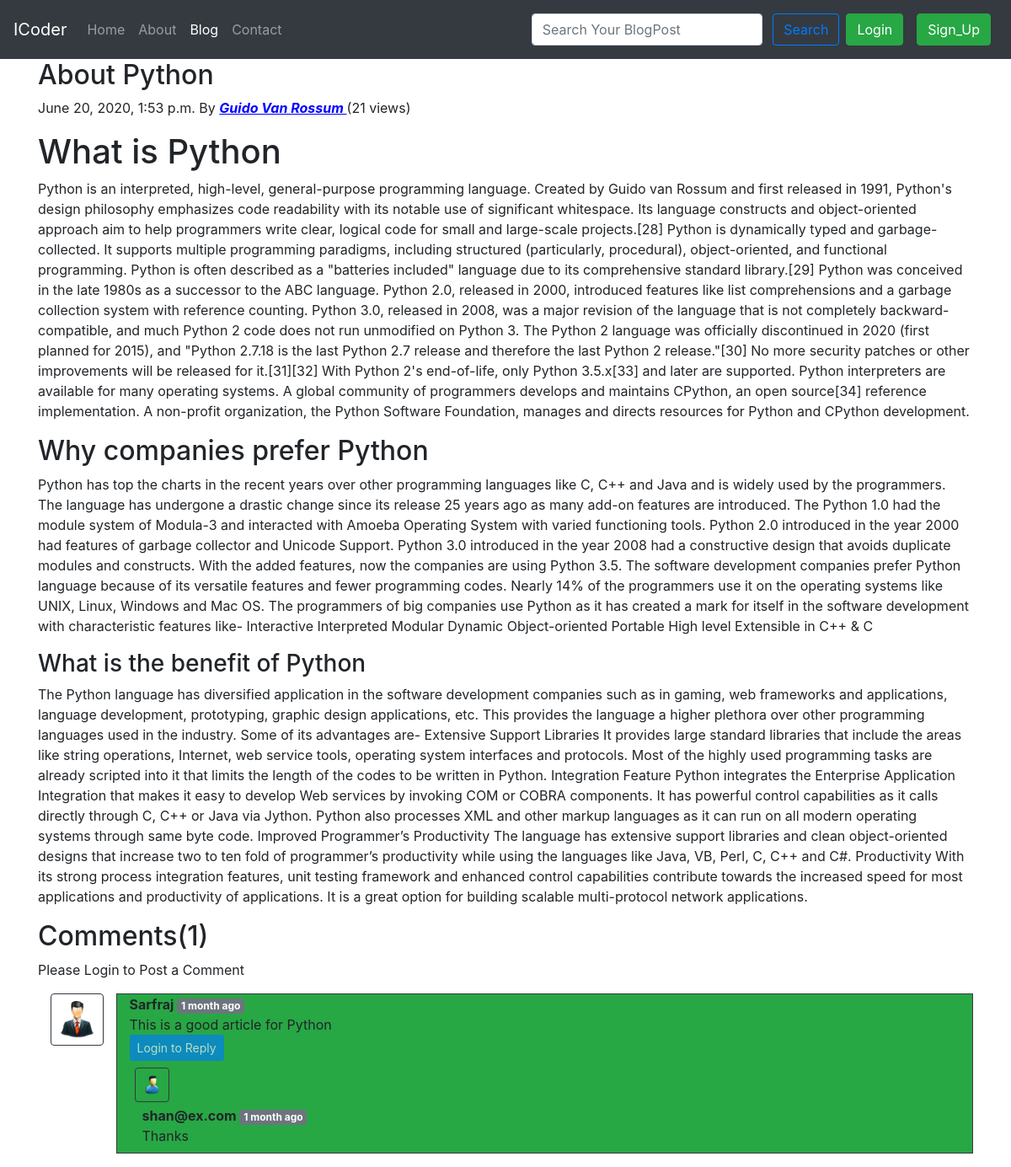
Screenshot of /blog/Second_Post with the database file from the repository.
### blog/models.py (models this page shows, shortened)
class Post(models.Model):
    sno = models.AutoField(primary_key = True)
    title = models.CharField(max_length=255)
    content = models.TextField()
    author = models.CharField(max_length=100)
    slug = models.CharField(max_length=130)
    views = models.IntegerField(default=0)
    timeStamp = models.DateTimeField(blank=True)

class BlogComment(models.Model):
    sno = models.AutoField(primary_key = True)
    comment = models.TextField()
    user = models.ForeignKey(User, on_delete=models.CASCADE) ## CASCADE will help user to point any one particular field of model
    post = models.ForeignKey(Post, on_delete=models.CASCADE)
    parent = models.ForeignKey('self', on_delete=models.CASCADE, null=True)
    timestamp = models.DateTimeField(default=now)

### blog/views.py (the view)
# urls.py: path('<str:slug>', views.blogPost, name='blogPost'),
def blogPost(request, slug):
    post = Post.objects.filter(slug = slug).first()
    post.views = post.views + 1
    post.save()
    comments = BlogComment.objects.filter(post=post, parent=None)
    replies = BlogComment.objects.filter(post=post).exclude(parent=None)
    repDict = {}
    for reply in replies:
        if reply.parent.sno not in repDict.keys():
            repDict[reply.parent.sno] = [reply]
        else:
            repDict[reply.parent.sno].append(reply)
    context = {'post':post, 'comments':comments, 'user':request.user, 'repDict':repDict}
    return render(request, 'blog/blogPost.html', context)

### blog/templatetags/extras.py (called while the page is built)
@register.filter(name='get_val')
def get_val(dict, key):
    return dict.get(key)

### templates/blog/blogPost.html (shortened to what this page needs)
{% extends 'base.html' %}
{% block blogactive%} active {% endblock blogactive %}
{% block body %}
{% load humanize %}
{% load extras %}
<div class="container">
    <div class="blog-post">
                <h2 class="blog-post-title">{{post.title}}</h2>
        <p class="blog-post-meta">{{post.timeStamp}} By <b style="color:blue;"><u><i>{{post.author}} </i></u></b></a> (<span>{{post.views}} views</span>)</p>
                <p>{{post.content|safe}}</p>
    </div>
</div>
<div class="container">
    <h2>Comments({{ comments.count }})</h2>
    <div class="my-2">
        {% if user.is_authenticated %}
            <form method= "post" action= "/blog/postComment">
            {% csrf_token %}
              <div class="form-group">
                <label for="comment">Post Your Comment :</label>
                <input type="text" class="form-control" name="comment" placeholder="Enter your comment here" required>
              </div>
            <input type="hidden" name="postSno" value="{{post.sno}}">
                <input type="hidden" name="parentSno">
            <button type="submit" class="btn btn-primary">Submit</button>
        </form>
        {% else %}
            <p>Please Login to Post a Comment</p>
        {% endif %}
    </div>
{% for comment in comments %}
    <div class="row my-3 mx-0">
        <div class="col-md-1">
            <img class="rounded mx-auto d-block w-100 p-2 border border-dark" src="/static/user.png" alt="user">
        </div>
        <div class="col-md-11 border border-dark bg-success">
            <b>{{comment.user.username}} </b>  <span class="badge badge-secondary" >{{comment.timestamp | naturaltime}}</span>
        <div>{{comment.comment}}</div>
            {% if user.is_authenticated %}
            <div class="reply mx-0">
                <p>
                  <a class="btn btn-sm btn btn-primary" data-toggle="collapse" href="#replyBox{{comment.sno}}" role="button" aria-expanded="false" aria-controls="replyBox{{comment.sno}}">
                    Reply
                  </a>
                </p>
                <div class="collapse" id="replyBox{{comment.sno}}">
                  <div class="card card-body my-2">
                    <form method= "post" action= "/blog/postComment">
                        {% csrf_token %}
                        <div class="form-group">
                            <label for="comment">Post a Reply :</label>
                            <input type="text" class="form-control" name="comment" placeholder="Enter your comment here" required>
                            <input type="hidden" name="parentSno" value="{{comment.sno}}">
                        </div>
                        <input type="hidden" name="postSno" value="{{post.sno}}">
                        <button type="submit" class="btn btn-primary">Submit</button>
                    </form>
                  </div>
                </div>
                {% else %}
                <button class="btn btn-sm btn btn-primary" data-toggle="collapse" href="#replyBox{{comment.sno}}" role="button" aria-expanded="false" aria-controls="replyBox{{comment.sno}}" disabled>
                    Login to Reply
                  </button>
                {% endif %}
                <div class="replies my-2">
                    {% for reply in repDict|get_val:comment.sno %}
                    <div class="row my-1">
                        <div class="col-md-1">
                            <img class="rounded mx-auto d-block w-75 p-2 border border-dark" src="/static/reply.png" alt="user">
                         </div>
                    </div>
                    <div class="col-md-11">
                        <b>{{reply.user.username}} </b>  <span class="badge badge-secondary" >{{reply.timestamp | naturaltime}}</span>
                        <div>{{reply.comment}}</div>
                    </div>
                    {% endfor %}
                </div>
            </div>
    </div>
{% endfor %}
    </div>
    {% endblock body %}

### rows the page displays
Post: title "About Python", timeStamp "June 20, 2020, 1:53 p.m.", author "Guido Van Rossum", views "21", content "What is Python Python is an interpreted, high-level, general-purpose programming language. Created by Guido van Rossum and first released in 1991, Python's design philosophy emphasizes code readability with its notable use of significant whitespace. Its language constructs and object-oriented approach aim to help programmers write clear, logical code for small and large-scale projects.[28] Python is dynamically typed and garbage-collected. It supports multiple programming paradigms, including structured (particularly, procedural), object-oriented, and functional programming. Python is often described as a \"batteries included\" language due to its comprehensive standard library.[29] Python…"
BlogComment: user.username "Sarfraj", timestamp "1 month ago", comment "This is a good article for Python"
BlogComment: user.username "shan@ex.com", timestamp "1 month ago", comment "Thanks"

### other values shown
{{ comments.count }} "1"
